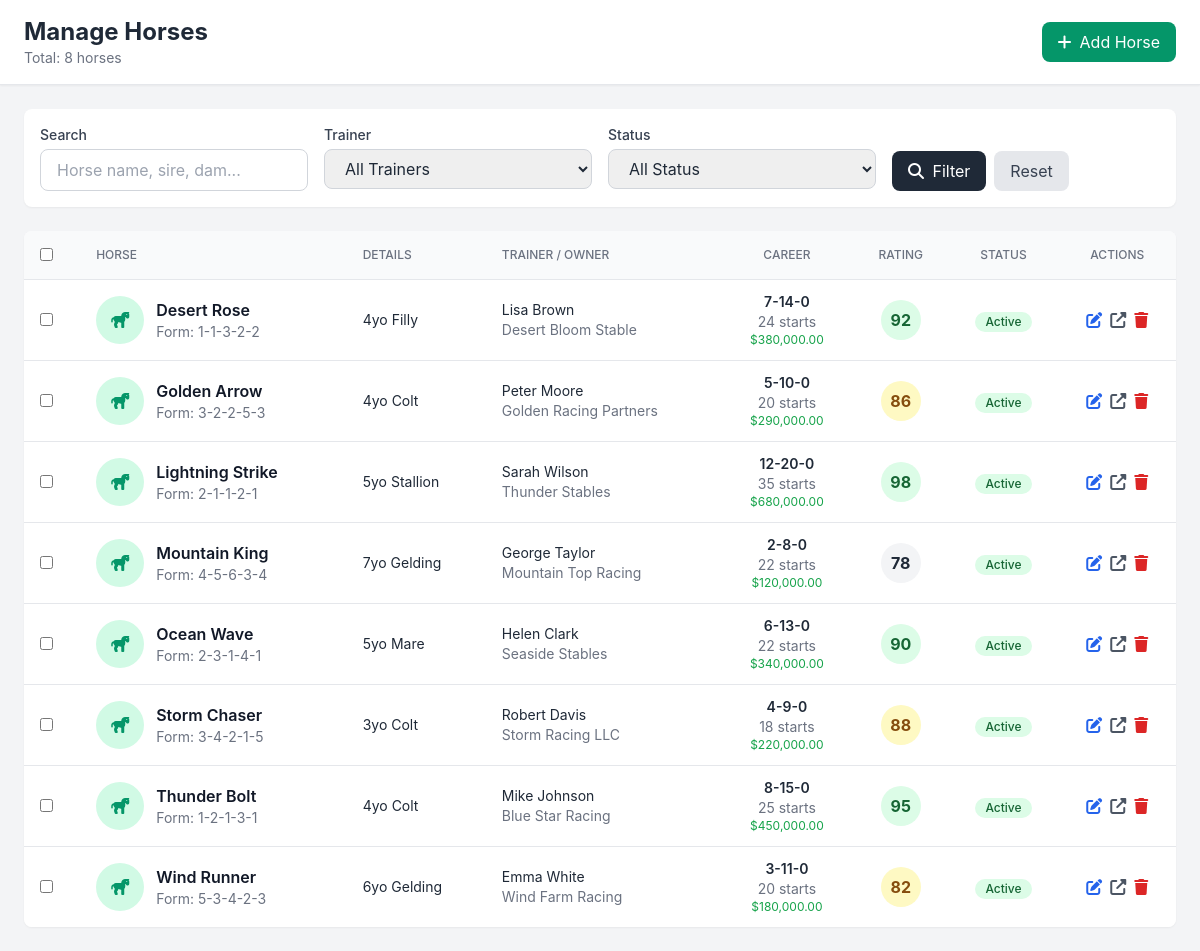
Screenshot of /admin/horses.php (signed in) with the database file from the repository.
### tables this page shows
CREATE TABLE `horses` (
  `id` int(11) NOT NULL,
  `name` varchar(100) NOT NULL,
  `age` int(11) DEFAULT NULL,
  `gender` enum('colt','filly','mare','stallion','gelding') DEFAULT 'colt',
  `color` varchar(50) DEFAULT NULL,
  `sire` varchar(100) DEFAULT NULL,
  `dam` varchar(100) DEFAULT NULL,
  `country_of_birth` varchar(50) DEFAULT NULL,
  `date_of_birth` date DEFAULT NULL,
  `trainer_id` int(11) DEFAULT NULL,
  `owner_id` int(11) DEFAULT NULL,
  `weight` varchar(20) DEFAULT NULL,
  `career_wins` int(11) DEFAULT 0,
  `career_places` int(11) DEFAULT 0,
  `career_shows` int(11) DEFAULT 0,
  `career_starts` int(11) DEFAULT 0,
  `career_earnings` decimal(12,2) DEFAULT 0.00,
  `best_distance` varchar(50) DEFAULT NULL,
  `preferred_going` varchar(50) DEFAULT NULL,
  `equipment` varchar(100) DEFAULT NULL,
  `medication` varchar(100) DEFAULT NULL,
  `image` varchar(255) DEFAULT NULL,
  `silks_image` varchar(255) DEFAULT NULL,
  `form` varchar(50) DEFAULT NULL,
  `rating` int(11) DEFAULT 0,
  `is_active` tinyint(1) DEFAULT 1,
  `created_at` timestamp NOT NULL DEFAULT current_timestamp(),
  `updated_at` timestamp NOT NULL DEFAULT current_timestamp() ON UPDATE current_timestamp()
);

CREATE TABLE `trainers` (
  `id` int(11) NOT NULL,
  `name` varchar(100) NOT NULL,
  `stable_name` varchar(100) DEFAULT NULL,
  `location` varchar(100) DEFAULT NULL,
  `country` varchar(50) DEFAULT NULL,
  `total_wins` int(11) DEFAULT 0,
  `total_horses` int(11) DEFAULT 0,
  `win_percentage` decimal(5,2) DEFAULT 0.00,
  `image` varchar(255) DEFAULT NULL,
  `is_active` tinyint(1) DEFAULT 1,
  `created_at` timestamp NOT NULL DEFAULT current_timestamp(),
  `updated_at` timestamp NOT NULL DEFAULT current_timestamp() ON UPDATE current_timestamp()
);

CREATE TABLE `owners` (
  `id` int(11) NOT NULL,
  `name` varchar(100) NOT NULL,
  `company_name` varchar(100) DEFAULT NULL,
  `country` varchar(50) DEFAULT NULL,
  `total_horses` int(11) DEFAULT 0,
  `colors` varchar(100) DEFAULT NULL,
  `image` varchar(255) DEFAULT NULL,
  `is_active` tinyint(1) DEFAULT 1,
  `created_at` timestamp NOT NULL DEFAULT current_timestamp(),
  `updated_at` timestamp NOT NULL DEFAULT current_timestamp() ON UPDATE current_timestamp()
);

### includes/config.php (called while the page is built, shortened)
<?php
function formatCurrency($amount, $currency = 'USD') {
    $symbols = ['USD' => '$', 'GBP' => '£', 'EUR' => '€', 'AUD' => 'A$'];
    $symbol = $symbols[$currency] ?? '$';
    return $symbol . number_format($amount, 2);
}
?>

### admin/horses.php (the view, shortened to what this page needs)
<?php
require_once dirname(__DIR__) . '/includes/config.php';
require_once 'components/header.php';
$page = max(1, intval($_GET['page'] ?? 1));
$perPage = ADMIN_ITEMS_PER_PAGE;
$offset = ($page - 1) * $perPage;
$search = $_GET['search'] ?? '';
$where = ['1=1'];
$params = [];
$whereString = implode(' AND ', $where);
$countStmt = $db->prepare("SELECT COUNT(*) as total FROM horses h WHERE {$whereString}");
$countStmt->execute($params);
$totalHorses = $countStmt->fetch()['total'] ?? 0;
$stmt = $db->prepare("SELECT h.*, t.name as trainer_name, o.name as owner_name
    FROM horses h
    LEFT JOIN trainers t ON h.trainer_id = t.id
    LEFT JOIN owners o ON h.owner_id = o.id
    WHERE {$whereString}
    ORDER BY h.name ASC
    LIMIT ?, ?
");
$params[] = intval($offset);
$params[] = intval($perPage);
$stmt->execute($params);
$horses = $stmt->fetchAll() ?? [];
?>
<div class="flex-1 overflow-x-hidden overflow-y-auto">
    <header class="bg-white shadow-sm border-b">
        <div class="flex items-center justify-between px-6 py-4">
            <div>
                <h1 class="text-2xl font-bold text-gray-800">Manage Horses</h1>
                <p class="text-sm text-gray-500">Total: <?php echo number_format($totalHorses); ?> horses</p>
            </div>
            <div class="flex items-center space-x-3">
                <a href="<?php echo ADMIN_URL; ?>/add-horse.php"
                   class="bg-emerald-600 hover:bg-emerald-700 text-white px-4 py-2 rounded-lg transition flex items-center">
                    <i class="fas fa-plus mr-2"></i> Add Horse
                </a>
            </div>
        </div>
    </header>
    <main class="p-6">
        <div class="bg-white rounded-lg shadow-sm p-4 mb-6">
            <form method="GET" class="grid grid-cols-1 md:grid-cols-4 gap-4">
                <div>
                    <label class="block text-sm font-medium text-gray-700 mb-1">Search</label>
                    <input type="text" name="search" value="<?php echo htmlspecialchars($search); ?>"
                           class="w-full px-4 py-2 border border-gray-300 rounded-lg focus:ring-emerald-500 focus:border-emerald-500"
                           placeholder="Horse name, sire, dam...">
                </div>
                <div>
                    <label class="block text-sm font-medium text-gray-700 mb-1">Trainer</label>
                    <select name="trainer_id" class="w-full px-4 py-2 border border-gray-300 rounded-lg focus:ring-emerald-500 focus:border-emerald-500">
                        <option value="">All Trainers</option>
                    </select>
                </div>
                <div>
                    <label class="block text-sm font-medium text-gray-700 mb-1">Status</label>
                    <select name="active" class="w-full px-4 py-2 border border-gray-300 rounded-lg focus:ring-emerald-500 focus:border-emerald-500">
                        <option value="">All Status</option>
                    </select>
                </div>
                <div class="flex items-end space-x-2">
                    <button type="submit" class="bg-gray-800 hover:bg-gray-900 text-white px-4 py-2 rounded-lg transition">
                        <i class="fas fa-search mr-1"></i> Filter
                    </button>
                    <a href="<?php echo ADMIN_URL; ?>/horses.php" class="bg-gray-200 hover:bg-gray-300 text-gray-700 px-4 py-2 rounded-lg transition">
                        Reset
                    </a>
                </div>
            </form>
        </div>
        <div class="bg-white rounded-lg shadow-sm overflow-hidden">
            <div class="overflow-x-auto">
                <table class="min-w-full divide-y divide-gray-200">
                    <thead class="bg-gray-50">
                        <tr>
                            <th class="px-4 py-3 text-left">
                                <input type="checkbox" id="select-all" class="rounded text-emerald-600">
                            </th>
                            <th class="px-4 py-3 text-left text-xs font-medium text-gray-500 uppercase">Horse</th>
                            <th class="px-4 py-3 text-left text-xs font-medium text-gray-500 uppercase">Details</th>
                            <th class="px-4 py-3 text-left text-xs font-medium text-gray-500 uppercase">Trainer / Owner</th>
                            <th class="px-4 py-3 text-center text-xs font-medium text-gray-500 uppercase">Career</th>
                            <th class="px-4 py-3 text-center text-xs font-medium text-gray-500 uppercase">Rating</th>
                            <th class="px-4 py-3 text-center text-xs font-medium text-gray-500 uppercase">Status</th>
                            <th class="px-4 py-3 text-center text-xs font-medium text-gray-500 uppercase">Actions</th>
                        </tr>
                    </thead>
                    <tbody class="bg-white divide-y divide-gray-200">
                        <?php if (empty($horses)): ?>
                        <tr>
                            <td colspan="8" class="px-4 py-8 text-center text-gray-500">
                                <i class="fas fa-horse text-4xl mb-2"></i>
                                <p>No horses found</p>
                            </td>
                        </tr>
                        <?php else: ?>
                        <?php foreach($horses as $horse): ?>
                        <tr class="hover:bg-gray-50 transition" id="horse-row-<?php echo $horse['id']; ?>">
                            <td class="px-4 py-3">
                                <input type="checkbox" class="row-checkbox rounded text-emerald-600" value="<?php echo $horse['id']; ?>">
                            </td>
                            <td class="px-4 py-3">
                                <div class="flex items-center">
                                    <?php if (!empty($horse['image'])): ?>
                                    <img src="<?php echo UPLOADS_URL . '/' . $horse['image']; ?>"
                                         alt="<?php echo htmlspecialchars($horse['name']); ?>"
                                         class="w-12 h-12 rounded-full object-cover mr-3">
                                    <?php else: ?>
                                    <div class="w-12 h-12 rounded-full bg-emerald-100 flex items-center justify-center mr-3">
                                        <i class="fas fa-horse text-emerald-600"></i>
                                    </div>
                                    <?php endif; ?>
                                    <div>
                                        <div class="font-semibold text-gray-900"><?php echo htmlspecialchars($horse['name']); ?></div>
                                        <div class="text-sm text-gray-500">Form: <?php echo htmlspecialchars($horse['form'] ?: 'N/A'); ?></div>
                                    </div>
                                </div>
                            </td>
                            <td class="px-4 py-3">
                                <div class="text-sm">
                                    <div><?php echo $horse['age']; ?>yo <?php echo ucfirst($horse['gender'] ?? 'Unknown'); ?></div>
                                </div>
                            </td>
                            <td class="px-4 py-3">
                                <div class="text-sm">
                                    <div><?php echo htmlspecialchars($horse['trainer_name'] ?? 'N/A'); ?></div>
                                    <div class="text-gray-500"><?php echo htmlspecialchars($horse['owner_name'] ?? 'N/A'); ?></div>
                                </div>
                            </td>
                            <td class="px-4 py-3 text-center">
                                <div class="text-sm">
                                    <div class="font-semibold">
                                        <?php echo $horse['career_wins']; ?>-<?php echo $horse['career_places']; ?>-<?php echo $horse['career_shows']; ?>
                                    </div>
                                    <div class="text-gray-500"><?php echo $horse['career_starts']; ?> starts</div>
                                    <div class="text-green-600 text-xs">
                                        <?php echo formatCurrency($horse['career_earnings']); ?>
                                    </div>
                                </div>
                            </td>
                            <td class="px-4 py-3 text-center">
                                <span class="inline-flex items-center justify-center w-10 h-10 rounded-full
                                    <?php echo $horse['rating'] >= 90 ? 'bg-green-100 text-green-800' :
                                          ($horse['rating'] >= 80 ? 'bg-yellow-100 text-yellow-800' : 'bg-gray-100 text-gray-800'); ?>
                                    font-bold">
                                    <?php echo $horse['rating'] ?: '-'; ?>
                                </span>
                            </td>
                            <td class="px-4 py-3 text-center">
                                <?php if ($horse['is_active']): ?>
                                <span class="inline-flex items-center px-2.5 py-0.5 rounded-full text-xs font-medium bg-green-100 text-green-800">
                                    Active
                                </span>
                                <?php else: ?>
                                <span class="inline-flex items-center px-2.5 py-0.5 rounded-full text-xs font-medium bg-gray-100 text-gray-800">
                                    Inactive
                                </span>
                                <?php endif; ?>
                            </td>
                            <td class="px-4 py-3 text-center">
                                <div class="flex items-center justify-center space-x-2">
                                    <a href="<?php echo ADMIN_URL; ?>/add-horse.php?id=<?php echo $horse['id']; ?>"
                                       class="text-blue-600 hover:text-blue-900" title="Edit">
                                        <i class="fas fa-edit"></i>
                                    </a>
                                    <a href="<?php echo SITE_URL; ?>/horse.php?id=<?php echo $horse['id']; ?>"
                                       target="_blank" class="text-gray-600 hover:text-gray-900" title="View">
                                        <i class="fas fa-external-link-alt"></i>
                                    </a>
                                    <button onclick="deleteItem('horse', <?php echo $horse['id']; ?>, '<?php echo addslashes($horse['name']); ?>')"
                                            class="text-red-600 hover:text-red-900" title="Delete">
                                        <i class="fas fa-trash"></i>
                                    </button>
                                </div>
                            </td>
                        </tr>
                        <?php endforeach; ?>
                        <?php endif; ?>
                    </tbody>
                </table>
            </div>
        </div>
    </main>
</div>
<?php require_once 'components/footer.php'; ?>

### admin/components/header.php (shortened to what this page needs)
<!DOCTYPE html>
<html lang="en">
<head>
    <script src="https://cdn.tailwindcss.com"></script>
    <link rel="stylesheet" href="https://cdnjs.cloudflare.com/ajax/libs/font-awesome/6.4.0/css/all.min.css">
    <link rel="stylesheet" href="<?php echo ASSETS_URL; ?>/css/admin.css">
</head>
<body class="bg-gray-100">
    <div class="flex h-screen overflow-hidden">

### admin/components/footer.php (shortened to what this page needs)
    </div>
</body>
</html>

### assets/css/admin.css (style rules this page uses)
* { margin: 0; padding: 0; box-sizing: border-box; }
body { font-family: 'Inter', -apple-system, BlinkMacSystemFont, 'Segoe UI', Roboto, sans-serif; background-color: #f3f4f6; color: #1f2937; line-height: 1.6; }
.text-center { text-align: center; }
.font-bold { font-weight: 700; }
.font-semibold { font-weight: 600; }
.text-sm { font-size: 0.875rem; }
.text-xs { font-size: 0.75rem; }
.text-gray-500 { color: #6b7280; }
.text-gray-600 { color: #4b5563; }
.text-emerald-600 { color: #059669; }
.mb-6 { margin-bottom: 1.5rem; }
.gap-4 { gap: 1rem; }
.flex { display: flex; }
.items-center { align-items: center; }
.justify-between { justify-content: space-between; }
.space-x-2 > * + * { margin-left: 0.5rem; }
.grid { display: grid; }

### rows the page displays
horses: name "Desert Rose", form "1-1-3-2-2", age "4", gender "Filly", trainer.name "Lisa Brown", owner.name "Desert Bloom Stable", career_wins "7", career_places "14", career_shows "0", career_starts "24", career_earnings "$380,000.00", rating "92", is_active "Active"
horses: name "Golden Arrow", form "3-2-2-5-3", age "4", gender "Colt", trainer.name "Peter Moore", owner.name "Golden Racing Partners", career_wins "5", career_places "10", career_shows "0", career_starts "20", career_earnings "$290,000.00", rating "86", is_active "Active"
horses: name "Lightning Strike", form "2-1-1-2-1", age "5", gender "Stallion", trainer.name "Sarah Wilson", owner.name "Thunder Stables", career_wins "12", career_places "20", career_shows "0", career_starts "35", career_earnings "$680,000.00", rating "98", is_active "Active"
horses: name "Mountain King", form "4-5-6-3-4", age "7", gender "Gelding", trainer.name "George Taylor", owner.name "Mountain Top Racing", career_wins "2", career_places "8", career_shows "0", career_starts "22", career_earnings "$120,000.00", rating "78", is_active "Active"
horses: name "Ocean Wave", form "2-3-1-4-1", age "5", gender "Mare", trainer.name "Helen Clark", owner.name "Seaside Stables", career_wins "6", career_places "13", career_shows "0", career_starts "22", career_earnings "$340,000.00", rating "90", is_active "Active"
horses: name "Storm Chaser", form "3-4-2-1-5", age "3", gender "Colt", trainer.name "Robert Davis", owner.name "Storm Racing LLC", career_wins "4", career_places "9", career_shows "0", career_starts "18", career_earnings "$220,000.00", rating "88", is_active "Active"
horses: name "Thunder Bolt", form "1-2-1-3-1", age "4", gender "Colt", trainer.name "Mike Johnson", owner.name "Blue Star Racing", career_wins "8", career_places "15", career_shows "0", career_starts "25", career_earnings "$450,000.00", rating "95", is_active "Active"
horses: name "Wind Runner", form "5-3-4-2-3", age "6", gender "Gelding", trainer.name "Emma White", owner.name "Wind Farm Racing", career_wins "3", career_places "11", career_shows "0", career_starts "20", career_earnings "$180,000.00", rating "82", is_active "Active"

### other values shown
$totalHorses "8"
